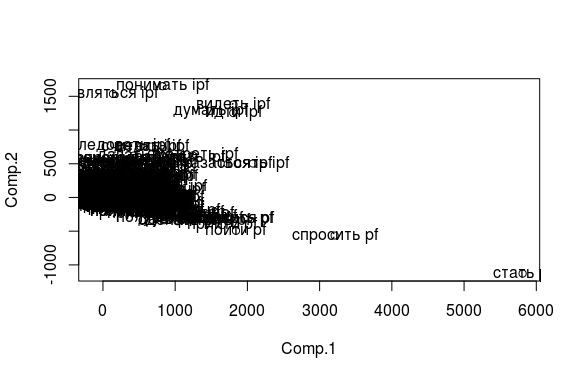

The R source for this figure:
# Загружаем данные
data <- read.csv("/home/lizaku/PycharmProjects/verbal-aspect/GP_relative.csv", header = T, sep = ",")
n_data <- data[c("praes", "fut", "praet", "inf", "imper", "gerund", 'partcp.act.past', 'partcp.act.nonpast', 'partcp.pass.past', 'partcp.pass.nonpast')]

# Проводим анализ
GP.princomp <- princomp(an_data, scores=TRUE)
summary(GP.princomp)

# Доля дисперсии
props = round((GP.princomp$sdev^2/sum(GP.princomp$sdev^2)), 3)
# На графике
plot(GP.princomp)

# Для абсолютных частотностей
data <- read.csv("/home/lizaku/PycharmProjects/verbal-aspect/GP_absolute.csv", header = T, sep = ",")
dataAdjusted <- data[, 3:12] - apply(data[, 3:12], 1, mean)
rownames(dataAdjusted) <- paste(data$lemma,data$aspect)
GP2.princomp <- princomp(dataAdjusted)

# simple plot
plot(GP2.princomp$scores)
text(GP2.princomp$scores, rownames(dataAdjusted))

# colored plot
g <- ggbiplot(GP2.princomp, obs.scale = 1, var.scale = 1, ellipse = TRUE, circe = FALSE, groups=dataAdjusted$aspect)
g <- g + theme(legend.direction='horizontal', legend.position="top")
print(g)
